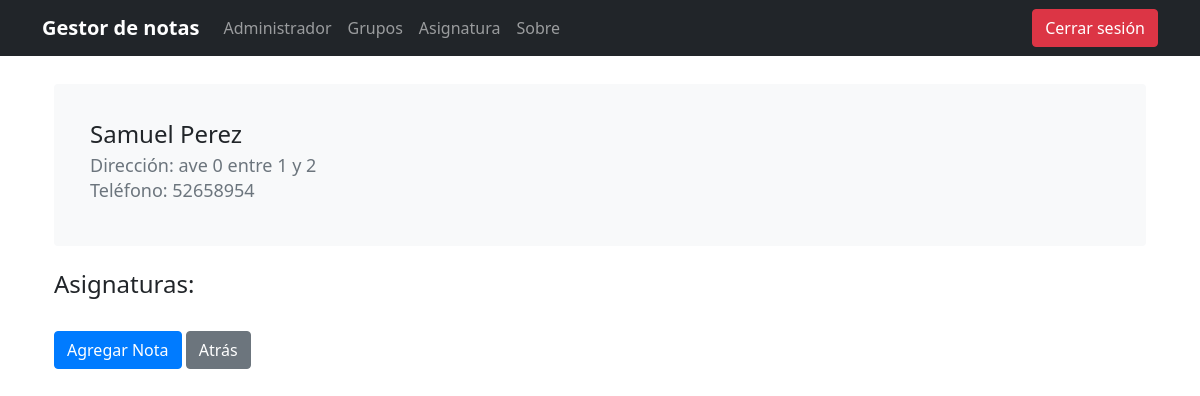
/detalle_estudiante/2/ (signed in), run on the app's committed database.
### Grupos/models.py (models this page shows, shortened)
class Estudiante(models.Model):
    id_estudiante = models.IntegerField(primary_key=True)
    nombre = models.CharField(max_length=255)
    apellido = models.CharField(max_length=255)
    direccion = models.CharField(max_length=255)
    telefono = models.IntegerField()
    grupo_año = models.ForeignKey(Grupo, on_delete=models.CASCADE)

### Grupos/views.py (the view)
# urls.py: path('detalle_estudiante/<int:estudiante_id>/', views.detalle_estudiante, name='detalle_estudiante'),
@login_required(login_url="login")
def detalle_estudiante(request, estudiante_id):
    estudiante = get_object_or_404(Estudiante, pk=estudiante_id)
    asignaturas = Asignatura_Estudiante.objects.filter(estudiante_id_estudiante=estudiante_id)
    return render(request, 'detalle_estudiante.html', {'estudiante': estudiante, 'asignaturas': asignaturas})

### Grupos/templates/detalle_estudiante.html (shortened to what this page needs)
{% extends 'base.html' %}
{% block content %}
    <div class="container">
        <div class="card mt-4">
            <div class="card-body">
                <h2 class="card-title">{{ estudiante.nombre }} {{ estudiante.apellido }}</h2>
                <h4 class="card-subtitle mb-2 text-muted">Dirección: {{ estudiante.direccion }}</h4>
                <h4 class="card-subtitle mb-2 text-muted">Teléfono: {{ estudiante.telefono }}</h4>
            </div>
        </div>
        <h4 class="mt-4">Asignaturas:</h4>
        {% if perms.Grupos.add_grupo %}
            <a class="btn btn-primary mt-4" href="{% url 'agregar_nota' estudiante_id=estudiante.pk %}">Agregar Nota</a>
        {% endif %}
        <a class="btn btn-secondary mt-4" href="javascript:history.go(-1)">Atrás</a>
    </div>
{% endblock %}

### Grupos/templates/base.html (style rules this page uses)
body { padding-top: 60px; }

### Grupos/templates/detalle_estudiante.html (style rules this page uses)
.card { background-color: #f8f9fa; border: none; padding: 20px; margin-bottom: 20px; }
.card-title { font-size: 24px; margin-bottom: 10px; }
.card-subtitle { font-size: 18px; color: #888888; }
.btn-primary { background-color: #007bff; border-color: #007bff; }
.btn-secondary { background-color: #6c757d; border-color: #6c757d; }

### data on the page
Estudiante: nombre "Samuel", apellido "Perez", direccion "ave 0 entre 1 y 2", telefono "52658954"
